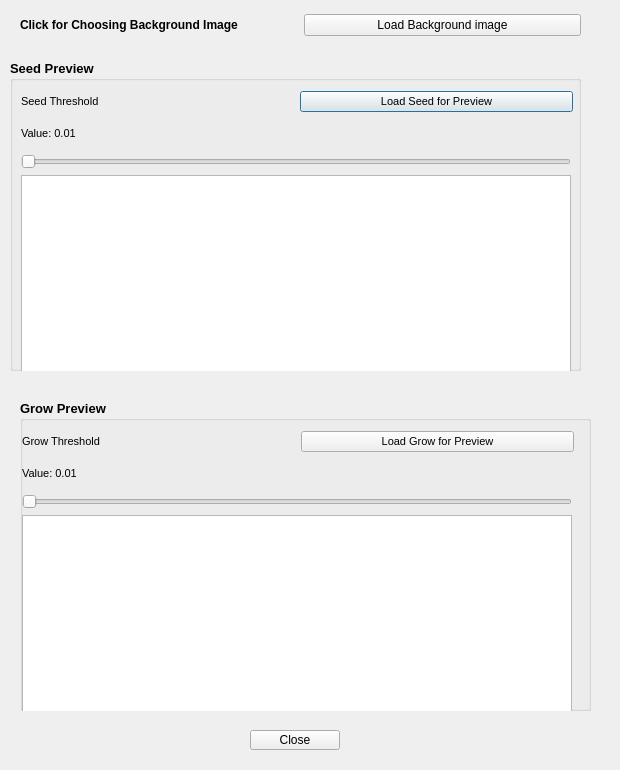
<?xml version="1.0" encoding="UTF-8"?>
<ui version="4.0">
 <class>Layer_Preview</class>
 <widget class="QDialog" name="Layer_Preview">
  <property name="geometry">
   <rect>
    <x>0</x>
    <y>0</y>
    <width>620</width>
    <height>770</height>
   </rect>
  </property>
  <property name="windowTitle">
   <string>Layer_Preview</string>
  </property>
  <widget class="QGroupBox" name="groupBoxSeed">
   <property name="geometry">
    <rect>
     <x>10</x>
     <y>60</y>
     <width>571</width>
     <height>311</height>
    </rect>
   </property>
   <property name="maximumSize">
    <size>
     <width>600</width>
     <height>600</height>
    </size>
   </property>
   <property name="font">
    <font>
     <pointsize>10</pointsize>
     <weight>75</weight>
     <bold>true</bold>
    </font>
   </property>
   <property name="title">
    <string>Seed Preview  </string>
   </property>
   <property name="flat">
    <bool>false</bool>
   </property>
   <property name="checkable">
    <bool>false</bool>
   </property>
   <widget class="QWidget" name="layoutWidget">
    <property name="geometry">
     <rect>
      <x>11</x>
      <y>31</y>
      <width>552</width>
      <height>334</height>
     </rect>
    </property>
    <layout class="QVBoxLayout" name="verticalLayout">
     <item>
      <layout class="QHBoxLayout" name="horizontalLayout">
       <item>
        <widget class="QLabel" name="labelSeed">
         <property name="font">
          <font>
           <pointsize>8</pointsize>
           <weight>50</weight>
           <bold>false</bold>
          </font>
         </property>
         <property name="text">
          <string>Seed Threshold</string>
         </property>
        </widget>
       </item>
       <item>
        <widget class="QPushButton" name="btnLoadSeedPreview">
         <property name="font">
          <font>
           <pointsize>8</pointsize>
           <weight>50</weight>
           <bold>false</bold>
          </font>
         </property>
         <property name="text">
          <string>Load Seed for Preview</string>
         </property>
        </widget>
       </item>
      </layout>
     </item>
     <item>
      <widget class="QLabel" name="labelSeedValue">
       <property name="font">
        <font>
         <pointsize>8</pointsize>
         <weight>50</weight>
         <bold>false</bold>
        </font>
       </property>
       <property name="text">
        <string>Value: 0.01</string>
       </property>
      </widget>
     </item>
     <item>
      <widget class="QSlider" name="thresholdSliderSeed">
       <property name="minimumSize">
        <size>
         <width>550</width>
         <height>15</height>
        </size>
       </property>
       <property name="maximumSize">
        <size>
         <width>550</width>
         <height>15</height>
        </size>
       </property>
       <property name="orientation">
        <enum>Qt::Horizontal</enum>
       </property>
      </widget>
     </item>
     <item>
      <widget class="QGraphicsView" name="graphicsView">
       <property name="minimumSize">
        <size>
         <width>550</width>
         <height>250</height>
        </size>
       </property>
       <property name="maximumSize">
        <size>
         <width>550</width>
         <height>250</height>
        </size>
       </property>
      </widget>
     </item>
    </layout>
   </widget>
  </widget>
  <widget class="QGroupBox" name="groupBoxGrow">
   <property name="geometry">
    <rect>
     <x>20</x>
     <y>400</y>
     <width>571</width>
     <height>311</height>
    </rect>
   </property>
   <property name="maximumSize">
    <size>
     <width>600</width>
     <height>600</height>
    </size>
   </property>
   <property name="font">
    <font>
     <pointsize>10</pointsize>
     <weight>75</weight>
     <bold>true</bold>
     <kerning>true</kerning>
    </font>
   </property>
   <property name="title">
    <string>Grow Preview  </string>
   </property>
   <widget class="QWidget" name="layoutWidget">
    <property name="geometry">
     <rect>
      <x>2</x>
      <y>31</y>
      <width>552</width>
      <height>334</height>
     </rect>
    </property>
    <layout class="QVBoxLayout" name="verticalLayout_2">
     <item>
      <layout class="QHBoxLayout" name="horizontalLayout_3">
       <item>
        <widget class="QLabel" name="labelGrow">
         <property name="font">
          <font>
           <pointsize>8</pointsize>
           <weight>50</weight>
           <bold>false</bold>
           <kerning>true</kerning>
          </font>
         </property>
         <property name="text">
          <string>Grow Threshold</string>
         </property>
        </widget>
       </item>
       <item>
        <widget class="QPushButton" name="btnLoadGrowPreview">
         <property name="font">
          <font>
           <pointsize>8</pointsize>
           <weight>50</weight>
           <bold>false</bold>
           <kerning>true</kerning>
          </font>
         </property>
         <property name="text">
          <string>Load Grow for Preview</string>
         </property>
        </widget>
       </item>
      </layout>
     </item>
     <item>
      <widget class="QLabel" name="labelGrowValue">
       <property name="font">
        <font>
         <pointsize>8</pointsize>
         <weight>50</weight>
         <bold>false</bold>
         <kerning>true</kerning>
        </font>
       </property>
       <property name="text">
        <string>Value: 0.01</string>
       </property>
      </widget>
     </item>
     <item>
      <widget class="QSlider" name="thresholdSliderGrow">
       <property name="minimumSize">
        <size>
         <width>550</width>
         <height>15</height>
        </size>
       </property>
       <property name="maximumSize">
        <size>
         <width>550</width>
         <height>15</height>
        </size>
       </property>
       <property name="orientation">
        <enum>Qt::Horizontal</enum>
       </property>
      </widget>
     </item>
     <item>
      <widget class="QGraphicsView" name="graphicsView_2">
       <property name="minimumSize">
        <size>
         <width>550</width>
         <height>250</height>
        </size>
       </property>
       <property name="maximumSize">
        <size>
         <width>550</width>
         <height>250</height>
        </size>
       </property>
      </widget>
     </item>
    </layout>
   </widget>
  </widget>
  <widget class="QPushButton" name="btnClose">
   <property name="geometry">
    <rect>
     <x>250</x>
     <y>730</y>
     <width>90</width>
     <height>20</height>
    </rect>
   </property>
   <property name="palette">
    <palette>
     <active>
      <colorrole role="PlaceholderText">
       <brush brushstyle="SolidPattern">
        <color alpha="128">
         <red>85</red>
         <green>170</green>
         <blue>255</blue>
        </color>
       </brush>
      </colorrole>
     </active>
     <inactive>
      <colorrole role="PlaceholderText">
       <brush brushstyle="SolidPattern">
        <color alpha="128">
         <red>85</red>
         <green>170</green>
         <blue>255</blue>
        </color>
       </brush>
      </colorrole>
     </inactive>
     <disabled>
      <colorrole role="PlaceholderText">
       <brush brushstyle="SolidPattern">
        <color alpha="128">
         <red>85</red>
         <green>170</green>
         <blue>255</blue>
        </color>
       </brush>
      </colorrole>
     </disabled>
    </palette>
   </property>
   <property name="text">
    <string>Close</string>
   </property>
  </widget>
  <widget class="QWidget" name="layoutWidget">
   <property name="geometry">
    <rect>
     <x>20</x>
     <y>10</y>
     <width>561</width>
     <height>30</height>
    </rect>
   </property>
   <layout class="QHBoxLayout" name="horizontalLayout_2">
    <item>
     <widget class="QLabel" name="label">
      <property name="font">
       <font>
        <weight>75</weight>
        <bold>true</bold>
       </font>
      </property>
      <property name="text">
       <string>Click for Choosing Background Image</string>
      </property>
     </widget>
    </item>
    <item>
     <widget class="QPushButton" name="btnLoadBackground">
      <property name="text">
       <string>Load Background image</string>
      </property>
     </widget>
    </item>
   </layout>
  </widget>
 </widget>
 <resources/>
 <connections/>
</ui>
